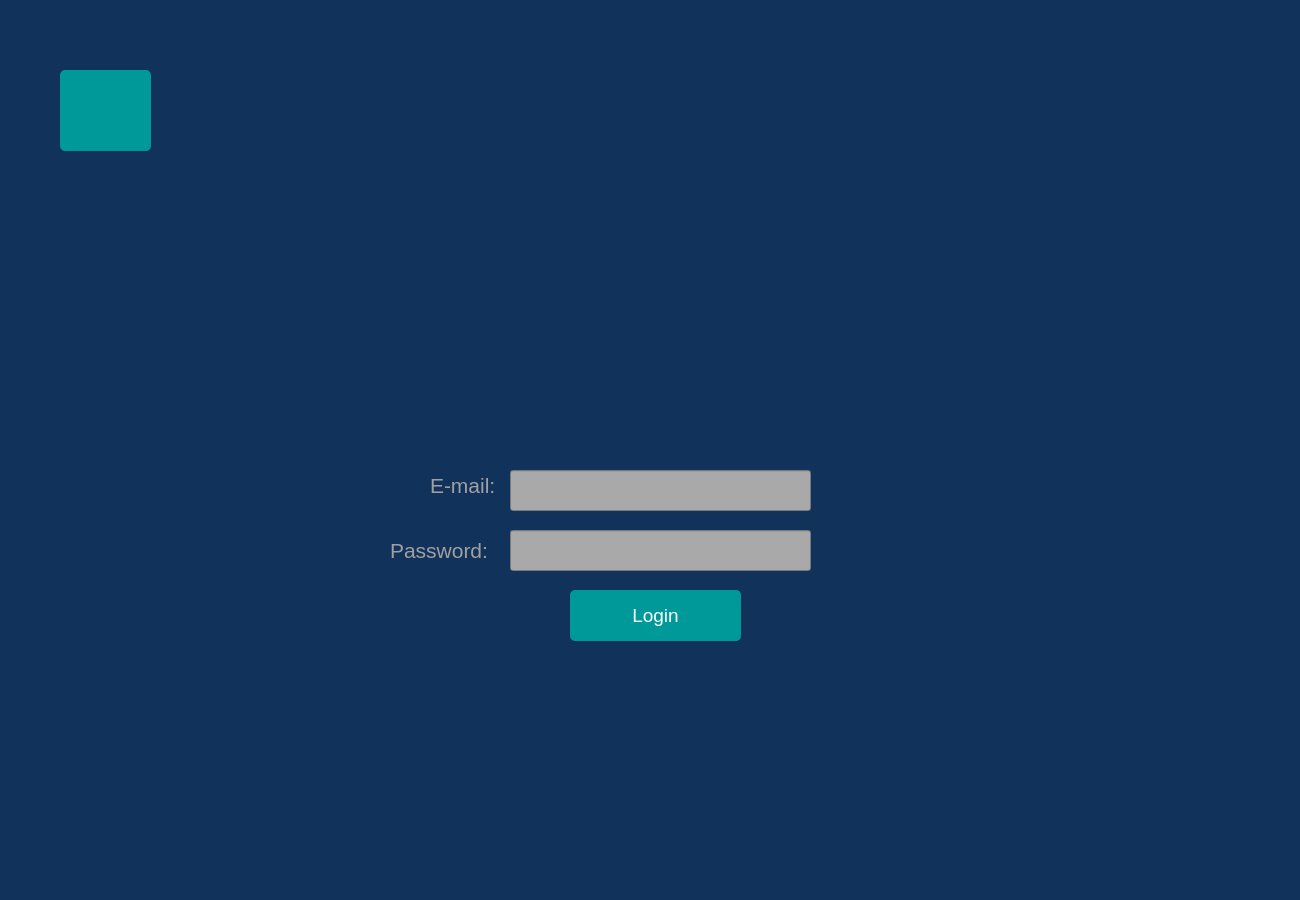
<?xml version="1.0" encoding="UTF-8"?>
<ui version="4.0">
 <class>Dialog</class>
 <widget class="QDialog" name="Dialog">
  <property name="enabled">
   <bool>true</bool>
  </property>
  <property name="geometry">
   <rect>
    <x>0</x>
    <y>0</y>
    <width>1300</width>
    <height>900</height>
   </rect>
  </property>
  <property name="windowTitle">
   <string>Dialog</string>
  </property>
  <property name="styleSheet">
   <string notr="true">background-color:rgb(17,50,91);</string>
  </property>
  <widget class="QPushButton" name="back_button">
   <property name="geometry">
    <rect>
     <x>60</x>
     <y>70</y>
     <width>91</width>
     <height>81</height>
    </rect>
   </property>
   <property name="font">
    <font>
     <pointsize>14</pointsize>
    </font>
   </property>
   <property name="styleSheet">
    <string notr="true">background-color:rgb(0,153,153);
color:white;
border-style:outset;
border-width:2px;
border-radius:5px;
border:white;
</string>
   </property>
   <property name="text">
    <string/>
   </property>
   <property name="icon">
    <iconset>
     <normaloff>images/beyaz.png</normaloff>images/beyaz.png</iconset>
   </property>
   <property name="iconSize">
    <size>
     <width>40</width>
     <height>40</height>
    </size>
   </property>
  </widget>
  <widget class="QPushButton" name="login_button">
   <property name="geometry">
    <rect>
     <x>570</x>
     <y>590</y>
     <width>171</width>
     <height>51</height>
    </rect>
   </property>
   <property name="font">
    <font>
     <pointsize>14</pointsize>
    </font>
   </property>
   <property name="styleSheet">
    <string notr="true">background-color:rgb(0,153,153);
color:white;
border-style:outset;
border-width:2px;
border-radius:5px;
border:white;
</string>
   </property>
   <property name="text">
    <string>Login</string>
   </property>
  </widget>
  <widget class="QLabel" name="label">
   <property name="geometry">
    <rect>
     <x>430</x>
     <y>460</y>
     <width>71</width>
     <height>51</height>
    </rect>
   </property>
   <property name="font">
    <font>
     <pointsize>16</pointsize>
    </font>
   </property>
   <property name="styleSheet">
    <string notr="true">color:rgb(160,160,160);</string>
   </property>
   <property name="text">
    <string>E-mail:</string>
   </property>
  </widget>
  <widget class="QLabel" name="label_2">
   <property name="geometry">
    <rect>
     <x>390</x>
     <y>530</y>
     <width>101</width>
     <height>41</height>
    </rect>
   </property>
   <property name="font">
    <font>
     <pointsize>16</pointsize>
    </font>
   </property>
   <property name="styleSheet">
    <string notr="true">color:rgb(160,160,160);</string>
   </property>
   <property name="text">
    <string>Password:</string>
   </property>
  </widget>
  <widget class="QLabel" name="label_3">
   <property name="geometry">
    <rect>
     <x>370</x>
     <y>140</y>
     <width>521</width>
     <height>261</height>
    </rect>
   </property>
   <property name="contextMenuPolicy">
    <enum>Qt::DefaultContextMenu</enum>
   </property>
   <property name="text">
    <string/>
   </property>
   <property name="pixmap">
    <pixmap>images/jing.fm-group-of-teachers-clipart-2554653.png</pixmap>
   </property>
   <property name="scaledContents">
    <bool>true</bool>
   </property>
  </widget>
  <widget class="QLineEdit" name="lineEdit">
   <property name="geometry">
    <rect>
     <x>510</x>
     <y>470</y>
     <width>301</width>
     <height>41</height>
    </rect>
   </property>
   <property name="font">
    <font>
     <pointsize>16</pointsize>
    </font>
   </property>
   <property name="styleSheet">
    <string notr="true">background-color:rgb(169,169,169);</string>
   </property>
  </widget>
  <widget class="QLineEdit" name="lineEdit_2">
   <property name="geometry">
    <rect>
     <x>510</x>
     <y>530</y>
     <width>301</width>
     <height>41</height>
    </rect>
   </property>
   <property name="font">
    <font>
     <pointsize>16</pointsize>
    </font>
   </property>
   <property name="styleSheet">
    <string notr="true">background-color:rgb(169,169,169);</string>
   </property>
  </widget>
 </widget>
 <resources/>
 <connections/>
</ui>
